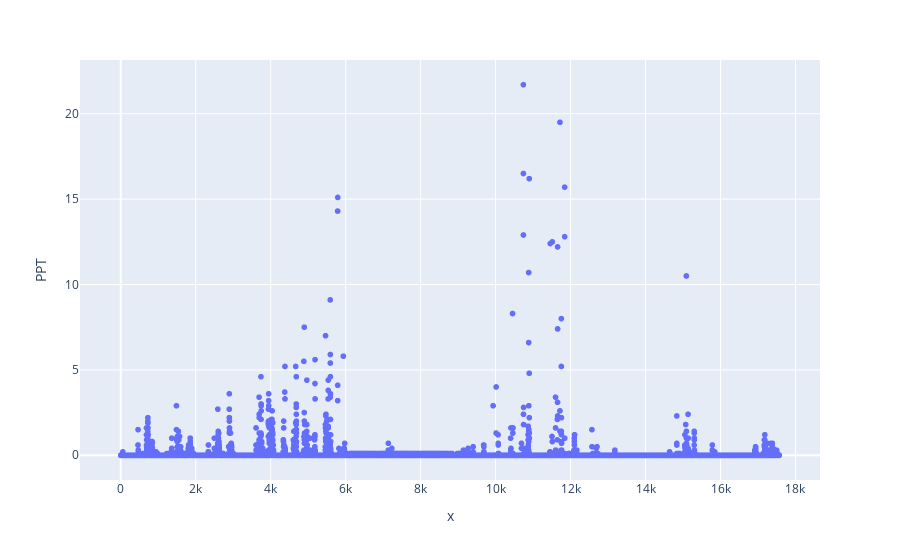

Here is the notebook cell this chart was saved with:
### Code cell
px.scatter(qyz4, x = np.arange(len(qyz4)), y = 'PPT')

### Figure 1 — Plotly figure (JSON) as saved in the notebook; plotly's stock layout.template omitted (floating-point values rounded to 4 significant figures; data arrays with more than 128 entries replaced by an {"elided": "..."} marker saying what was removed)
{"data": [{"hovertemplate": "x=%{x}<br>PPT=%{y}<extra></extra>", "legendgroup": "", "marker": {"color": "#636efa", "symbol": "circle"}, "mode": "markers", "name": "", "showlegend": false, "type": "scattergl", "x": {"elided": "17568 int values"}, "xaxis": "x", "y": {"elided": "17568 float values"}, "yaxis": "y"}], "layout": {"legend": {"tracegroupgap": 0}, "margin": {"t": 60}, "xaxis": {"anchor": "y", "domain": [0, 1], "title": {"text": "x"}}, "yaxis": {"anchor": "x", "domain": [0, 1], "title": {"text": "PPT"}}}}
